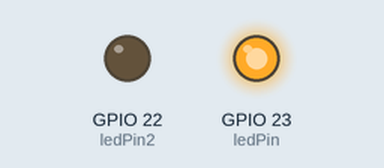
Simulated run of this sketch. Board: ESP32. Shown: output pins drawn as LEDs (lit = HIGH).

Above: at 0.5 s.
At 9.5 s:
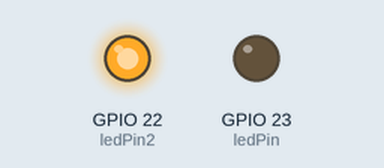
Timing chart, 0 to 10.4 s (numbered marks = the images above):
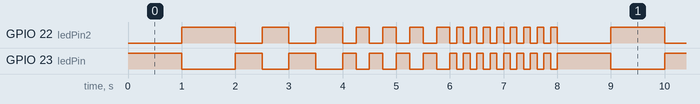

The sketch:

week2.blink.ino.ino
```cpp
/* Blink */
// ledPin refers to ESP32 GPIO 23
const int ledPin = 23;
const int ledPin2 = 22;

// the setup function runs once when you press reset or power the board
void setup() {
  // initialize digital pin ledPin as an output.
  pinMode(ledPin, OUTPUT);
  pinMode(ledPin2, OUTPUT);
}

// the loop function runs over and over again forever
void loop() {
  digitalWrite(ledPin, HIGH); // turn the LED on (HIGH is the voltage level)
  digitalWrite(ledPin2, LOW);
  delay(1000); // wait for a second
  digitalWrite(ledPin, LOW); // turn the LED off by making the voltage LOW
  digitalWrite(ledPin2, HIGH);
  delay(1000); // wait for a second

  for(int i=0;i<2;i++){
    digitalWrite(ledPin, HIGH); // turn the LED on (HIGH is the voltage level)
    digitalWrite(ledPin2, LOW);
    delay(500); // wait for a second
    digitalWrite(ledPin, LOW); // turn the LED off by making the voltage LOW
    digitalWrite(ledPin2, HIGH);
    delay(500); // wait for a second
  }

  for(int i=0;i<4;i++){
    digitalWrite(ledPin, HIGH); // turn the LED on (HIGH is the voltage level)
    digitalWrite(ledPin2, LOW);
    delay(250); // wait for a second
    digitalWrite(ledPin, LOW); // turn the LED off by making the voltage LOW
    digitalWrite(ledPin2, HIGH);
    delay(250); // wait for a second
  }

  for(int i=0;i<8;i++){
    digitalWrite(ledPin, HIGH); // turn the LED on (HIGH is the voltage level)
    digitalWrite(ledPin2, LOW);
    delay(125); // wait for a second
    digitalWrite(ledPin, LOW); // turn the LED off by making the voltage LOW
    digitalWrite(ledPin2, HIGH);
    delay(125); // wait for a second
  }

}
```

Measured:
- by itself, GPIO 22 (ledPin2), GPIO 23 (ledPin): moves between LOW and HIGH, repeating every 8.0 s
- by itself, everything shown: repeats every 8.0 s, in 30 steps
